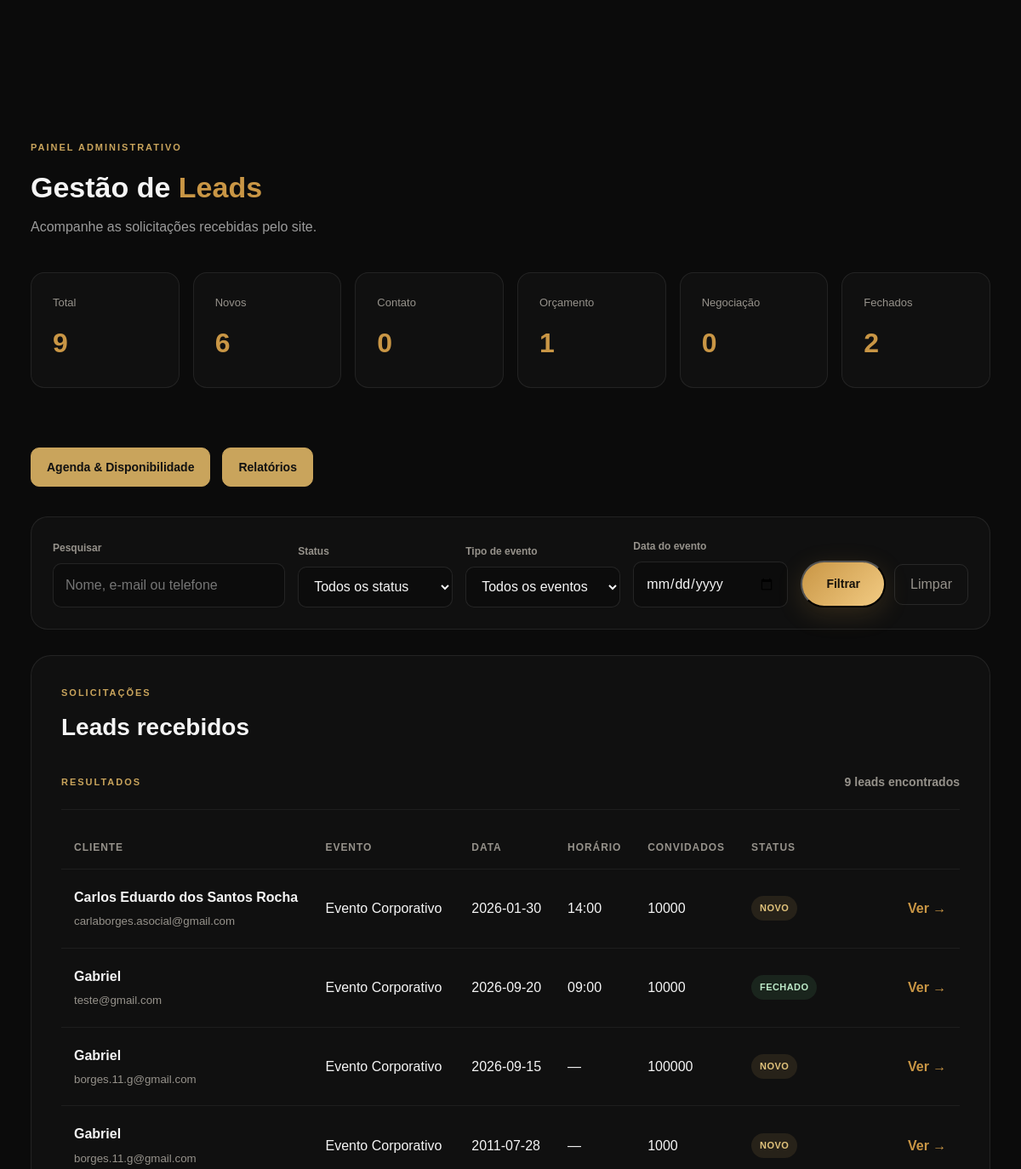
Page /admin/ (signed in, upper part) on the earlier database version.
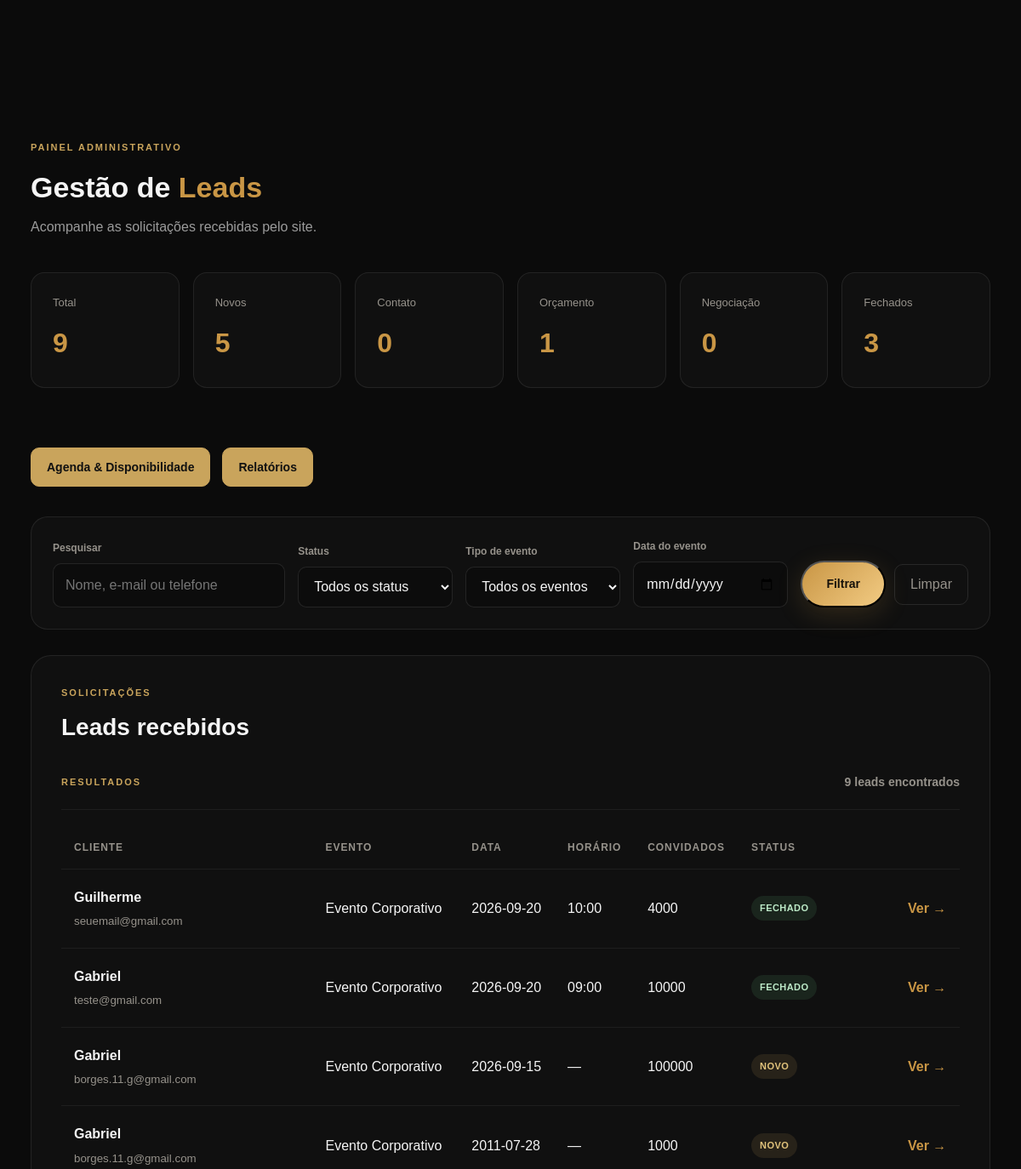
Same page on the later database version.
### tables this page shows
CREATE TABLE leads (

            id INTEGER PRIMARY KEY AUTOINCREMENT,

            name TEXT NOT NULL,

            email TEXT NOT NULL,

            phone TEXT NOT NULL,

            event_type TEXT NOT NULL,

            event_date TEXT,

            event_location TEXT,

            guest_count INTEGER,

            details TEXT,

            status TEXT NOT NULL DEFAULT 'NOVO',

            created_at TIMESTAMP DEFAULT CURRENT_TIMESTAMP

        , notes TEXT, event_time TEXT, availability_id INTEGER);

### routes/admin.py (the view, shortened to what this page needs)
@admin_bp.route("/")
@login_required
def dashboard():
    search = request.args.get("search", "").strip()
    status_filter = request.args.get("status", "").strip()
    event_filter = request.args.get("event_type", "").strip()
    date_filter = request.args.get("event_date", "").strip()
    connection = get_connection()
    cursor = connection.cursor()
    cursor.execute("""
        SELECT
            COUNT(*) AS total,

            SUM(
                CASE
                    WHEN status = 'NOVO'
                    THEN 1 ELSE 0
                END
            ) AS novos,

            SUM(
                CASE
                    WHEN status = 'CONTATO REALIZADO'
                    THEN 1 ELSE 0
                END
            ) AS contato,

            SUM(
                CASE
                    WHEN status = 'ORÇAMENTO ENVIADO'
                    THEN 1 ELSE 0
                END
            ) AS orcamento,

            SUM(
                CASE
                    WHEN status = 'NEGOCIAÇÃO'
                    THEN 1 ELSE 0
                END
            ) AS negociacao,

            SUM(
                CASE
                    WHEN status = 'FECHADO'
                    THEN 1 ELSE 0
                END
            ) AS fechados

        FROM leads
    """)
    stats = cursor.fetchone()
    query = """
        SELECT *
        FROM leads
        WHERE 1 = 1
    """
    params = []
    if status_filter:
        query += " AND status = ?"
        params.append(status_filter)
    if event_filter:
        query += " AND event_type = ?"
        params.append(event_filter)
    if date_filter:
        query += " AND event_date = ?"
        params.append(date_filter)
    query += " ORDER BY created_at DESC"
    cursor.execute(query, params)
    leads = cursor.fetchall()
    connection.close()
    return render_template(
        "admin/dashboard.html",
        stats=stats,
        leads=leads,
        search=search,
        status_filter=status_filter,
        event_filter=event_filter,
        date_filter=date_filter
    )

### auth_utils.py (called while the page is built, shortened)
def login_required(view):
    @wraps(view)
    def wrapped_view(*args, **kwargs):
        return view(*args, **kwargs)
    return wrapped_view

### database/database.py (called while the page is built)
def get_connection():
    connection = sqlite3.connect(DATABASE)
    connection.row_factory = sqlite3.Row
    return connection

### templates/admin/dashboard.html (shortened to what the changed rows need)
{% extends "base.html" %}
{% block content %}
{% block extra_css %}
<link rel="stylesheet" href="{{ url_for('static', filename='css/admin.css') }}">
{% endblock %}
<section class="admin-page">
    <div class="admin-container">
        <div class="admin-header">
            <div>
                <h1>
                    Gestão de <span>Leads</span>
                </h1>
            </div>
        </div>
        <div class="admin-stats">
            <div class="admin-stat">
                <span>Novos</span>
                <strong>{{ stats["novos"] or 0 }}</strong>
            </div>
            <div class="admin-stat">
                <span>Fechados</span>
                <strong>{{ stats["fechados"] or 0 }}</strong>
            </div>
        </div>
        <div class="admin-section">
            <div class="admin-section-header">
                <div>
                    <h2>
                        Leads recebidos
                    </h2>
                </div>
            </div>
            {% if leads %}
            <div class="leads-table-wrapper">
                <table class="leads-table">
                    <thead>
                        <tr>
                            <th>
                                Cliente
                            </th>
                            <th>
                                Evento
                            </th>
                            <th>
                                Data
                            </th>
                            <th>
                                Horário
                            </th>
                            <th>
                                Convidados
                            </th>
                            <th>
                                Status
                            </th>
                            <th>
                            </th>
                        </tr>
                    </thead>
                    <tbody>
                        {% for lead in leads %}
                        <tr>
                            <td>
                                <strong>
                                    {{ lead["name"] }}
                                </strong>
                                <small>
                                    {{ lead["email"] }}
                                </small>
                            </td>
                            <td>
                                {{ lead["event_type"] }}
                            </td>
                            <td>
                                {{ lead["event_date"] or "—" }}
                            </td>
                            <td>
                                {{ lead["event_time"] or "—" }}
                            </td>
                            <td>
                                {{ lead["guest_count"] or "—" }}
                            </td>
                            <td>
                                <span class="status status-{{ lead['status']|lower|replace(' ', '-') }}">
                                    {{ lead["status"] }}
                                </span>
                            </td>
                            <td>
                                <a href="{{ url_for('admin.lead_detail', lead_id=lead['id']) }}"
                                    class="admin-view-button">
                                    Ver →
                                </a>
                            </td>
                        </tr>
                        {% endfor %}
                    </tbody>
                </table>
            </div>
            {% endif %}
        </div>
    </div>
</section>
{% endblock %}

Differences in the rows shown:
removed leads: name "Carlos Eduardo dos Santos Rocha", email "carlaborges.asocial@gmail.com", event_type "Evento Corporativo", event_date "2026-01-30", event_time "14:00", guest_count "10000", status "NOVO"
added leads: name "Guilherme", email "seuemail@gmail.com", event_type "Evento Corporativo", event_date "2026-09-20", event_time "10:00", guest_count "4000", status "FECHADO"
Other differences:
{{ stats["novos"] or 0 }}: "6" → "5"
{{ stats["fechados"] or 0 }}: "2" → "3"
